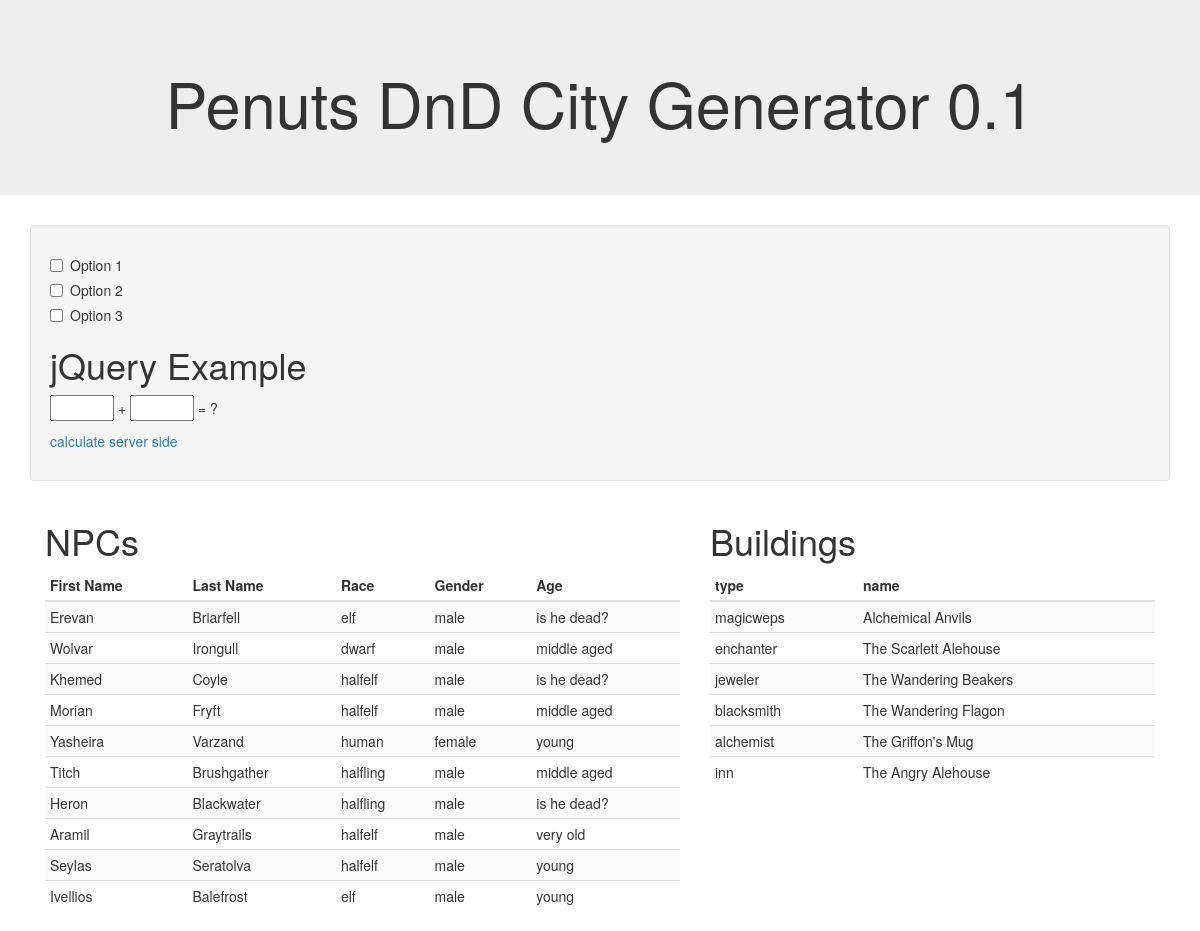
The page / on the database its author committed.
### tables this page shows
CREATE TABLE `elf` (
	`male`	TEXT,
	`female`	TEXT,
	`last`	TEXT
);

CREATE TABLE "dwarf" (
	`male`	TEXT,
	`female`	TEXT,
	`last`	TEXT
);

CREATE TABLE "halfelf" (
	`male`	TEXT,
	`female`	TEXT,
	`last`	TEXT
);

CREATE TABLE "human" (
	`male`	TEXT,
	`last`	TEXT,
	`female`	TEXT
);

CREATE TABLE `halfling` (
	`male`	TEXT,
	`female`	TEXT,
	`last`	TEXT
);

### dndApp.py (the view)
@app.route('/')
def hello_world():
    characterList=dndGenerator.genChar(10)
    buildingList=dndGenerator.genBuilding()
    return render_template('index.html', charList=characterList, buildingList=buildingList)

### buildingGen.py (called while the page is built)
def generateBuilding():
	firstNames =[]
	lastNames =[]
	listOfBuildings=[]
	for building in buildings:
		generatedBuilding = {}
		for row in c.execute('SELECT '+building+"1"+' FROM buildings'):
			if row[0] != None:
				firstNames.insert(0,row[0])
		for row in c.execute('SELECT '+building+"2"+' FROM buildings'):
			if row[0] != None:
				lastNames.insert(0,row[0])
		generatedBuilding['type'] = building
		generatedBuilding['name'] = random.choice(firstNames) + " " + random.choice(lastNames)
		listOfBuildings.insert(0,generatedBuilding)
	return(listOfBuildings)

### charGen.py (called while the page is built)
def generateRace(requestedRace=0):
	character = {}
	firstName =[]
	lastName =[]
	if (requestedRace == 0):
		character['race'] = random.choice(races)
		character['gender'] = random.choice(gender)
		g = character['gender']
		r = character['race']
		for row in c.execute('SELECT '+g+' FROM '+r+''):
			if row[0] != None:
				firstName.insert(0,row[0])
		for row in c.execute('SELECT last FROM '+r+''):
			if row[0] != None:
				lastName.insert(0,row[0])
		character['firstName'] = random.choice(firstName)
		character['lastName'] = random.choice(lastName)
		character['age'] = random.choice(age)
		return(character)

### dndGenerator.py (called while the page is built)
def genChar(toGen=1):
	charlist =[]
	npcsToGen = 10
	for i in range(0,npcsToGen):
		charlist.insert(0,(charGen.generateRace()))
	return charlist

def genBuilding():
	buildingList =[]
	buildingList = buildingGen.generateBuilding()
	return buildingList

### templates/index.html (shortened to what this page needs)
<!doctype html>
<head>
	<link rel= "stylesheet" type= "text/css" href= "{{ url_for('static',filename='css/Bootstrap.min.css') }}">
</head>
<body>
	<div class="jumbotron text-center">
	  <h1>Penuts DnD City Generator 0.1</h1>
	</div>
	<div id="selections" class="container">
		<div class="well">
			<div class="checkbox">
			  <label><input type="checkbox" value="">Option 1</label>
			</div>
			<div class="checkbox">
			  <label><input type="checkbox" value="">Option 2</label>
			</div>
			<div class="checkbox disabled">
			  <label><input type="checkbox" value="">Option 3</label>
			</div>
			<h1>jQuery Example</h1>
			<p><input type=text size=5 name=a> +
			   <input type=text size=5 name=b> =
			   <span id=result>?</span>
			<p><a href=# id=calculate>calculate server side</a>
		</div>
	</div>
	<div id="tables" class="container">
		<div class="col-md-7">
			<h1>NPCs</h1>
			<table class="table table-striped table-condensed table-hover">
				<thead>
				 	<tr>
			            <th>First Name</th>
			            <th>Last Name</th>
			            <th>Race</th>
			            <th>Gender</th>
			            <th>Age</th>
			    	</tr>
			    </thead>
			    <tbody>
				{% for item in charList %}
					<tr>
						<td>{{item['firstName']}}</td>
			            <td>{{item['lastName']}}</td>
			            <td>{{item['race']}}</td>
			            <td>{{item['gender']}}</td>
			            <td>{{item['age']}}</td>
					</tr>
				{% endfor %}
				</tbody>
			</table>
		</div>
		<div class="col-md-5">
			<h1>Buildings</h1>
			<table class="table table-striped table-condensed table-hover">
				<thead>
				 	<tr>
			            <th>type</th>
			            <th>name</th>
			    	</tr>
			    </thead>
			    <tbody>
				{% for item in buildingList %}
					<tr>
						<td>{{item['type']}}</td>
			            <td>{{item['name']}}</td>
					</tr>
				{% endfor %}
				</tbody>
			</table>
		</div>
	</div>
</body>

### rows shown on the page
elf: firstName "Erevan"
elf: lastName "Briarfell"
dwarf: firstName "Wolvar"
dwarf: lastName "Irongull"
halfelf: firstName "Khemed"
halfelf: lastName "Coyle"
halfelf: firstName "Morian"
halfelf: lastName "Fryft"
human: firstName "Yasheira"
human: lastName "Varzand"
halfling: firstName "Titch"
halfling: lastName "Brushgather"
halfling: firstName "Heron"
halfling: lastName "Blackwater"
halfelf: firstName "Aramil"
halfelf: lastName "Graytrails"
halfelf: firstName "Seylas"
halfelf: lastName "Seratolva"
elf: firstName "Ivellios", lastName "Balefrost"

### other values the page prints
{{ item['race'] }} "elf" "dwarf" "halfelf" "halfelf" "human" "halfling" "halfling" "halfelf" "halfelf" "elf"
{{ item['gender'] }} "male" "male" "male" "male" "female" "male" "male" "male" "male" "male"
{{ item['age'] }} "is he dead?" "middle aged" "is he dead?" "middle aged" "young" "middle aged" "is he dead?" "very old" "young" "young"
{{ item['type'] }} "magicweps" "enchanter" "jeweler" "blacksmith" "alchemist" "inn"
{{ item['name'] }} "Alchemical Anvils" "The Scarlett Alehouse" "The Wandering Beakers" "The Wandering Flagon" "The Griffon's Mug" "The Angry Alehouse"
